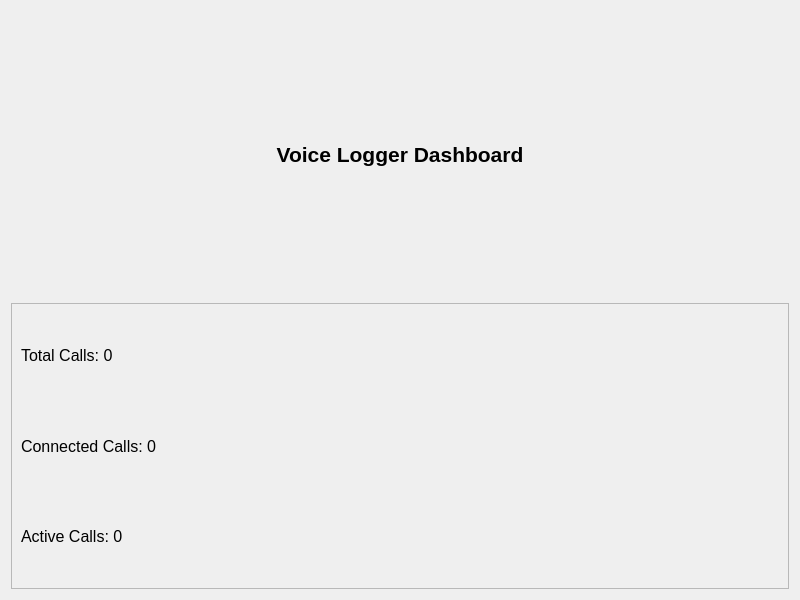
<?xml version="1.0" encoding="UTF-8"?>
<ui version="4.0">
 <class>Dashboard</class>
 <widget class="QWidget" name="Dashboard">
  <property name="geometry">
   <rect>
    <x>0</x>
    <y>0</y>
    <width>800</width>
    <height>600</height>
   </rect>
  </property>
  <property name="windowTitle">
   <string>Dashboard</string>
  </property>
  <layout class="QVBoxLayout" name="verticalLayout">
   <item>
    <widget class="QLabel" name="labelTitle">
     <property name="font">
      <font>
       <pointsize>16</pointsize>
       <bold>true</bold>
      </font>
     </property>
     <property name="text">
      <string>Voice Logger Dashboard</string>
     </property>
     <property name="alignment">
      <set>Qt::AlignCenter</set>
     </property>
    </widget>
   </item>
   <item>
    <layout class="QGridLayout" name="gridLayout">
     <item row="0" column="0">
      <widget class="QFrame" name="frameStats">
       <property name="frameShape">
        <enum>QFrame::StyledPanel</enum>
       </property>
       <property name="frameShadow">
        <enum>QFrame::Raised</enum>
       </property>
       <layout class="QVBoxLayout" name="verticalLayout_2">
        <item>
         <widget class="QLabel" name="labelTotalCalls">
          <property name="font">
           <font>
            <pointsize>12</pointsize>
           </font>
          </property>
          <property name="text">
           <string>Total Calls: 0</string>
          </property>
         </widget>
        </item>
        <item>
         <widget class="QLabel" name="labelConnectedCalls">
          <property name="font">
           <font>
            <pointsize>12</pointsize>
           </font>
          </property>
          <property name="text">
           <string>Connected Calls: 0</string>
          </property>
         </widget>
        </item>
        <item>
         <widget class="QLabel" name="labelActiveCalls">
          <property name="font">
           <font>
            <pointsize>12</pointsize>
           </font>
          </property>
          <property name="text">
           <string>Active Calls: 0</string>
          </property>
         </widget>
        </item>
       </layout>
      </widget>
     </item>
    </layout>
   </item>
  </layout>
 </widget>
 <resources/>
 <connections/>
</ui>
